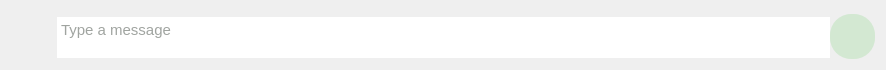
<?xml version="1.0" encoding="UTF-8"?>
<ui version="4.0">
 <class>Sending</class>
 <widget class="QWidget" name="Sending">
  <property name="geometry">
   <rect>
    <x>0</x>
    <y>0</y>
    <width>886</width>
    <height>70</height>
   </rect>
  </property>
  <property name="maximumSize">
   <size>
    <width>16777215</width>
    <height>93</height>
   </size>
  </property>
  <property name="windowTitle">
   <string>Form</string>
  </property>
  <property name="styleSheet">
   <string notr="true">background-color: &quot;#E1ECE1&quot;;
</string>
  </property>
  <layout class="QHBoxLayout" name="horizontalLayout_2">
   <item>
    <layout class="QHBoxLayout" name="horizontalLayout">
     <property name="spacing">
      <number>0</number>
     </property>
     <item alignment="Qt::AlignmentFlag::AlignLeft|Qt::AlignmentFlag::AlignBottom">
      <widget class="QPushButton" name="attachBtn">
       <property name="sizePolicy">
        <sizepolicy hsizetype="Fixed" vsizetype="Fixed">
         <horstretch>0</horstretch>
         <verstretch>0</verstretch>
        </sizepolicy>
       </property>
       <property name="minimumSize">
        <size>
         <width>46</width>
         <height>46</height>
        </size>
       </property>
       <property name="maximumSize">
        <size>
         <width>45</width>
         <height>16777215</height>
        </size>
       </property>
       <property name="styleSheet">
        <string notr="true">QPushButton{
background-color: &quot;#E1ECE1&quot;;
border-top-left-radius: 20px;
border-bottom-left-radius: 20px;
}
QPushButton#ExcludeContactsBack:hover{
background-color:rgb(238, 240, 233);
}
QPushButton#ExcludeContactsBack:pressed{
backGround-color: rgb(186, 223, 184);
}</string>
       </property>
       <property name="text">
        <string/>
       </property>
       <property name="icon">
        <iconset resource="res.qrc">
         <normaloff>:/icons/icons/attach.png</normaloff>:/icons/icons/attach.png</iconset>
       </property>
       <property name="iconSize">
        <size>
         <width>30</width>
         <height>30</height>
        </size>
       </property>
      </widget>
     </item>
     <item>
      <widget class="QTextEdit" name="textEdit">
       <property name="sizePolicy">
        <sizepolicy hsizetype="Expanding" vsizetype="Expanding">
         <horstretch>0</horstretch>
         <verstretch>0</verstretch>
        </sizepolicy>
       </property>
       <property name="maximumSize">
        <size>
         <width>16777215</width>
         <height>46</height>
        </size>
       </property>
       <property name="styleSheet">
        <string notr="true">QTextEdit{
background-color: &quot;#E1ECE1&quot;;
padding-top: 5px;
border-radius: 20px;
font-size: 11pt;
color: #424941;
}
QScrollBar:vertical {
        background: transparent;
        width: 6px;
        margin: 0px;
    }
QScrollBar::handle:vertical {
    background: #333;
    min-height: 20px;
    border-radius: 3px;
}
QScrollBar::handle:vertical:hover {
    background: #999;
}
    QScrollBar::add-line:vertical,
    QScrollBar::sub-line:vertical {
        height: 0px;
    }
    QScrollBar::add-page:vertical,
    QScrollBar::sub-page:vertical {
        background: none;
    }</string>
       </property>
       <property name="verticalScrollBarPolicy">
        <enum>Qt::ScrollBarPolicy::ScrollBarAsNeeded</enum>
       </property>
       <property name="horizontalScrollBarPolicy">
        <enum>Qt::ScrollBarPolicy::ScrollBarAlwaysOff</enum>
       </property>
       <property name="placeholderText">
        <string>Type a message</string>
       </property>
      </widget>
     </item>
     <item alignment="Qt::AlignmentFlag::AlignBottom">
      <widget class="QPushButton" name="recordBtn">
       <property name="sizePolicy">
        <sizepolicy hsizetype="Fixed" vsizetype="Fixed">
         <horstretch>0</horstretch>
         <verstretch>0</verstretch>
        </sizepolicy>
       </property>
       <property name="minimumSize">
        <size>
         <width>45</width>
         <height>45</height>
        </size>
       </property>
       <property name="maximumSize">
        <size>
         <width>45</width>
         <height>45</height>
        </size>
       </property>
       <property name="styleSheet">
        <string notr="true">QPushButton{
background-color: #D3E8D2;
border-radius: 21px;
}
QPushButton#ExcludeContactsBack:hover{
background-color:rgb(238, 240, 233);
}
QPushButton#ExcludeContactsBack:pressed{
backGround-color: rgb(186, 223, 184);
}</string>
       </property>
       <property name="text">
        <string/>
       </property>
       <property name="icon">
        <iconset resource="res.qrc">
         <normaloff>:/icons/icons/mic.png</normaloff>:/icons/icons/mic.png</iconset>
       </property>
       <property name="iconSize">
        <size>
         <width>30</width>
         <height>30</height>
        </size>
       </property>
      </widget>
     </item>
    </layout>
   </item>
  </layout>
 </widget>
 <resources>
  <include location="res.qrc"/>
 </resources>
 <connections/>
</ui>
